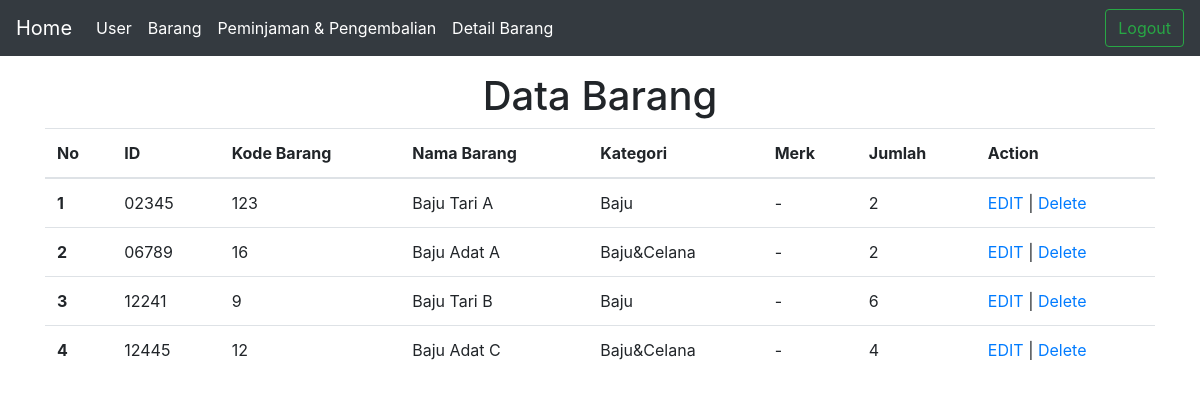
Screenshot of /barang.php (signed in) with the database file from the repository.
### tables this page shows
CREATE TABLE `barang` (
    `id` varchar(15) NOT NULL,
    `kode_barang` varchar(225) NOT NULL,
    `nama_barang` varchar(225) NOT NULL,
    `kategori` varchar(225) NOT NULL,
    `merk` varchar(225) NOT NULL,
    `jumlah` varchar(225) NOT NULL
  );

### database.php (called while the page is built, shortened)
<?php
$host="localhost";
$user="root";
$pass="";
$dbname="sts_mayna";
$koneksi=mysqli_connect($host, $user, $pass, $dbname) or die;
function tampildata($tablename)
{
    global $koneksi;
    $hasil=mysqli_query($koneksi, "select * from $tablename");
    $rows=[];
    while($row = mysqli_fetch_assoc($hasil))
    {
        $rows[] = $row;
    }
    return $rows;
}
?>

### barang.php (the view, shortened to what this page needs)
<?php
require_once('database.php');
$data=tampildata('barang');
$nomor=0;
?>
<!doctype html>
<html lang="en">
  <head>
    <link rel="stylesheet" href="https://cdn.jsdelivr.net/npm/bootstrap@4.0.0/dist/css/bootstrap.min.css">
  </head>
  <body>
  <nav class="navbar navbar-expand-lg navbar-dark bg-dark">
  <div class="collapse navbar-collapse" id="navbarSupportedContent">
    <a class="navbar-brand" href="home.php">Home</a>
    <ul class="navbar-nav mr-auto mt-2 mt-lg-0">
      <li class="nav-item active">
        <a class="nav-link" href="user.php">User</a>
      </li>
      <li class="nav-item active">
        <a class="nav-link" href="barang.php">Barang</a>
      </li>
      <li class="nav-item active">
        <a class="nav-link" href="peminjaman.php">Peminjaman & Pengembalian</a>
      </li>
       <li class="nav-item active">
        <a class="nav-link" href="detail_barang.php">Detail Barang </a>
      </li>
    </ul>
      <form class="d-flex">
            <a class="btn btn-outline-success" type="submit" href="logout.php">Logout</a>
          </form>
  </div>
</nav>
<div class="container mt-3">
<center><h1>Data Barang</h1></center>
<table class="table">
  <thead>
  <tr>
    <th scope="col">No</th>
      <th scope="col">ID</th>
      <th scope="col">Kode Barang</th>
      <th scope="col">Nama Barang</th>
      <th scope="col">Kategori</th>
      <th scope="col">Merk</th>
      <th scope="col">Jumlah</th>
      <th scope="col">Action</th>
    </tr>
  </thead>
  <tbody>
  <?php foreach($data as $item) : ?>
    <?php $nomor++; ?>
    <tr>
      <th scope="row"><?php echo "$nomor"; ?></th>
      <td><?php echo $item['id']; ?></td>
      <td><?php echo $item['kode_barang']; ?></td>
      <td><?php echo $item['nama_barang']; ?></td>
      <td><?php echo $item['kategori']; ?></td>
      <td><?php echo $item['merk']; ?></td>
      <td><?php echo $item['jumlah']; ?></td>
      <td><?php echo "<a href='edit.php?id=$item[id]'>EDIT</a> | <a href='javascript:hapusData(".$item['id'].")'>Delete</a>"; ?></td>
    </tr>
    <?php endforeach ?>
  </tbody>
</table>
  </body>
</html>

### rows the page displays
barang: id "02345", kode_barang "123", nama_barang "Baju Tari A", kategori "Baju", merk "-", jumlah "2"
barang: id "06789", kode_barang "16", nama_barang "Baju Adat A", kategori "Baju&Celana", merk "-", jumlah "2"
barang: id "12241", kode_barang "9", nama_barang "Baju Tari B", kategori "Baju", merk "-", jumlah "6"
barang: id "12445", kode_barang "12", nama_barang "Baju Adat C", kategori "Baju&Celana", merk "-", jumlah "4"
